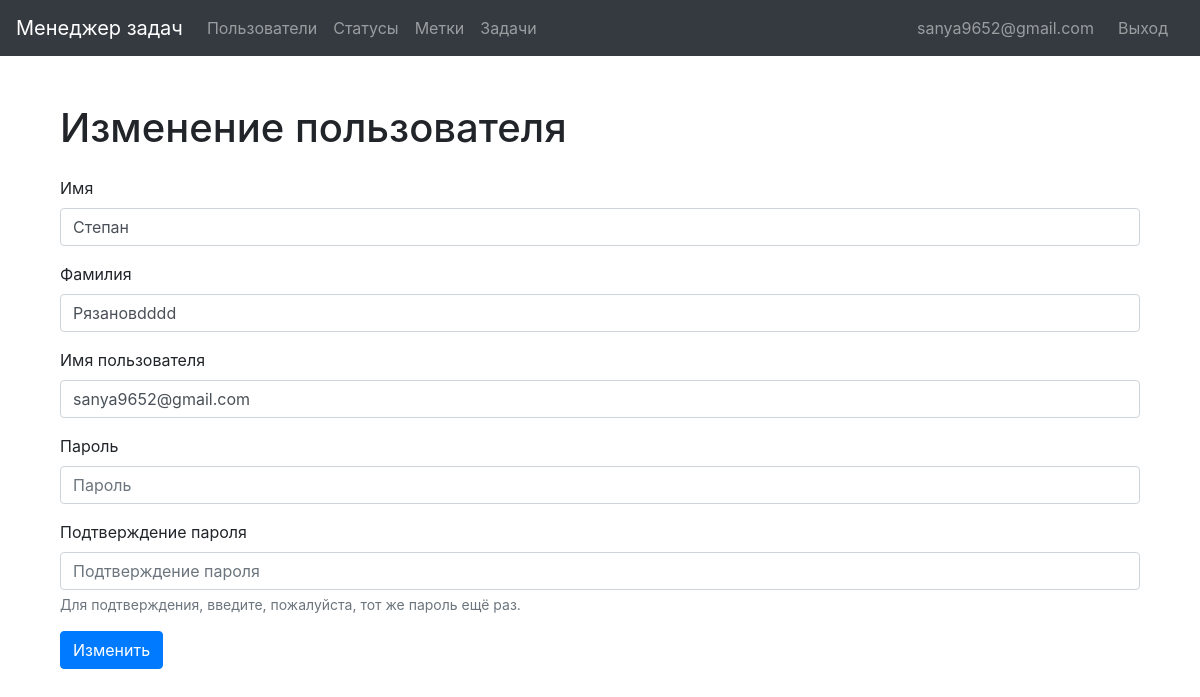
/users/2/update/ (signed in), run on the app's committed database.
### users/models.py (models this page shows)
class User(AbstractUser):
    def __str__(self):
        return self.get_full_name()

### users/views.py (the view)
# urls.py: path("<int:pk>/update/", UserUpdateView.as_view(), name="update"),
class UserUpdateView(
    CustomLoginRequiredMixin,
    CheckChangePermissionMixin,
    SuccessMessageMixin,
    UpdateView,
):
    model = User
    form_class = UserCreateForm
    template_name = "login.html"
    success_url = reverse_lazy("users:users")
    extra_context = {
        "title": "Изменение пользователя",
        "submit": "Изменить",
    }
    success_message = "Пользователь успешно изменен"

### users/forms.py (shortened to what this page needs)
class UserCreateForm(UserCreationForm):
    def __init__(self, *args, **kwargs):
        super().__init__(*args, **kwargs)
        self.fields["password1"].label = "Пароль"
        self.fields["password2"].label = "Подтверждение пароля"
        self.fields["password1"].help_text = ""
        self.fields["password2"].help_text = "Для подтверждения, введите, пожалуйста, тот же пароль ещё раз."
    class Meta(UserCreationForm.Meta):
        model = User
        fields = (
            "first_name",
            "last_name",
            "username",
            "password1",
            "password2",
        )
        labels = {
            "first_name": "Имя",
            "last_name": "Фамилия",
            "username": "Имя пользователя",
            "password1": "Пароль",
            "password2": "Подтверждение пароля",
        }
        help_texts = {
            "username": "",
            "password1": "",
            "password2": "",
        }

### users/mixins.py (called while the page is built)
    def dispatch(self, request, *args, **kwargs):
        if not request.user.is_authenticated:
            messages.error(self.request, self.login_check_message)
            return redirect(self.login_url)
        else:
            return super().dispatch(request, *args, **kwargs)

    def test_func(self):
        return self.get_object().id == self.request.user.id

### task_manager/templates/login.html (shortened to what this page needs)
{% extends "base.html" %}
{% load i18n %}
{% load bootstrap4 %}
{% block content %}
    <div class="container wrapper flex-grow-1" bis_skin_checked="1">
      <h1 class="my-4">{{ title }}</h1>
      <form method="post">
        {% bootstrap_form form %}
        <input class="btn btn-primary" type="submit" value="{{ submit }}">
      </form>
    </div>
{% endblock %}

### task_manager/templates/base.html (shortened to what this page needs)
<!DOCTYPE HTML>
<html lang="en">
<head>
    {% load bootstrap4 %}
    {% bootstrap_css %}
    {% load i18n %}
    {% load static %}
</head>
<body>
<nav class="navbar navbar-expand-md navbar-dark bg-dark fixed-top">
    <a class="navbar-brand" href="{% url 'home' %}">Менеджер задач</a>
    <div class="collapse navbar-collapse" id="navbarsExampleDefault">
        <ul class="navbar-nav mr-auto">
            <li class="nav-item">
                <a class="nav-link" href="{% url 'users:users' %}">Пользователи</a>
            </li>
        {% if request.user.is_authenticated %}
            <li class="nav-item">
                <a class="nav-link" href="{% url 'statuses:index' %}">Статусы</a>
            </li>
            <li class="nav-item">
                <a class="nav-link" href="#">Метки</a>
            </li>
            <li class="nav-item">
                <a class="nav-link" href="#">Задачи</a>
            </li>
        {% endif %}
        </ul>
        {% if request.user.is_authenticated %}
        <ul class="navbar-nav my-2 my-lg-0">
            <li class="nav-item mr-sm-2">
                <a class="nav-link" href="#">{{ request.user.username }}</a>
            </li>
            <li class="nav-item mr-sm-2">
                <a class="nav-link" href="{% url 'logout' %}">Выход</a>
            </li>
        </ul>
        {% endif %}
    </div>
</nav>
<main role="main" class="container">
    {% block content %}
    {% endblock %}
</main>
</body>
</html>

### task_manager/templates/base.html (style rules this page uses)
body { padding-top: 5rem; }

### data on the page
User: user.username "sanya9652@gmail.com", first_name "Степан", last_name "Рязановdddd", username "sanya9652@gmail.com"

### other printed values
{{ title }} "Изменение пользователя"
